Frame 1 (no input): blank canvas, image omitted
Frame 60 (the mouse pressed at the canvas centre just before this capture): blank canvas, image omitted
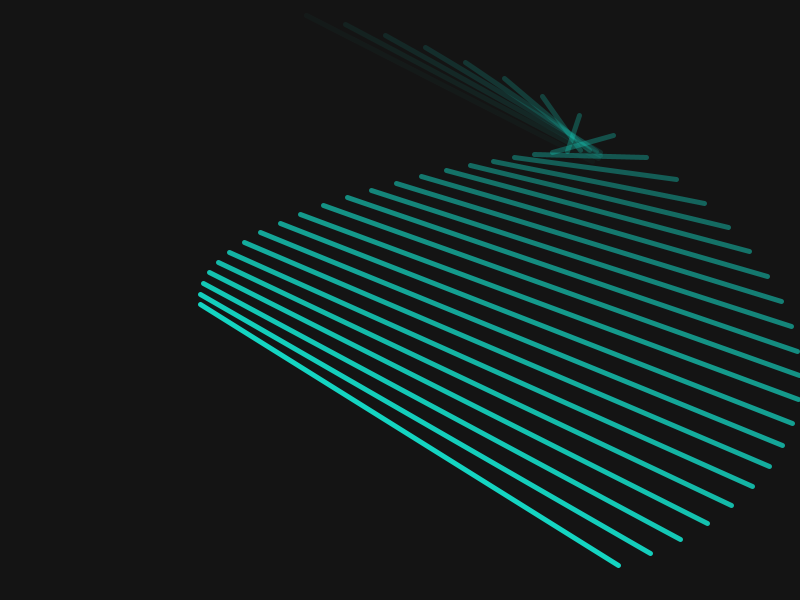
Frame 120 (the mouse held since frame 60 and released just before this capture)

The Processing sketch whose frames 1 and 60 were blank and that drew this single picture after the mouse press (run headless with seeded random() and noise(); from frame 60 on, the mouse is pressed at the canvas centre):

// Processing sketch: aurora_borealis
// ── aurora_borealis.pde
static final int NUM_LINES = 30;
float t;

void setup() {
  size(800, 600);
}
void draw() {
  background(20);
  strokeWeight(5);
  translate(width/2, height/2);
  for (int i = 0; i < NUM_LINES; i++) {
    stroke(20, 220, 200, 255 - map(i, 0, NUM_LINES, 255, 0));
    line(x1(t + i), y1(t + i), x2(t + i), y2(t + i));
  }
  t += 0.5;
}

float x1(float t) {
  return sin(t / 8) * mouseX/2 + cos(t / 5);
}
float y1(float t) {
  return sin(t / 14) * mouseY/2 - cos(t / 15);
}
float x2(float t) {
  return sin(t / 10) * mouseX - cos(t / 10);
}
float y2(float t) {
  return sin(t / 12) * mouseY + cos(t / 20);
}
